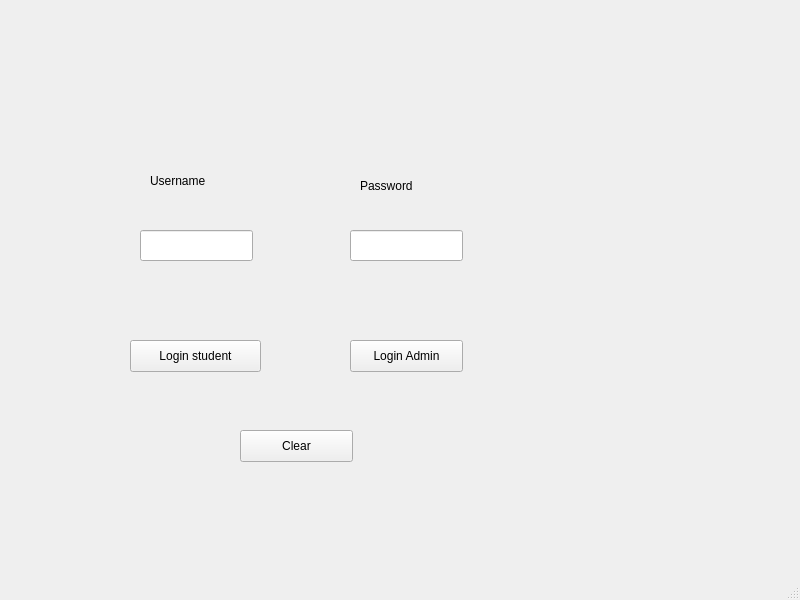
<?xml version="1.0" encoding="UTF-8"?>
<ui version="4.0">
 <class>MainWindow</class>
 <widget class="QMainWindow" name="MainWindow">
  <property name="geometry">
   <rect>
    <x>0</x>
    <y>0</y>
    <width>800</width>
    <height>600</height>
   </rect>
  </property>
  <property name="windowTitle">
   <string>MainWindow</string>
  </property>
  <widget class="QWidget" name="centralwidget">
   <widget class="QPushButton" name="btnLoginstudent">
    <property name="geometry">
     <rect>
      <x>130</x>
      <y>340</y>
      <width>131</width>
      <height>32</height>
     </rect>
    </property>
    <property name="text">
     <string>Login student</string>
    </property>
   </widget>
   <widget class="QLabel" name="label">
    <property name="geometry">
     <rect>
      <x>150</x>
      <y>170</y>
      <width>91</width>
      <height>21</height>
     </rect>
    </property>
    <property name="text">
     <string>Username </string>
    </property>
   </widget>
   <widget class="QLabel" name="label_2">
    <property name="geometry">
     <rect>
      <x>360</x>
      <y>170</y>
      <width>121</width>
      <height>31</height>
     </rect>
    </property>
    <property name="text">
     <string>Password</string>
    </property>
   </widget>
   <widget class="QLineEdit" name="passwordInput">
    <property name="geometry">
     <rect>
      <x>350</x>
      <y>230</y>
      <width>113</width>
      <height>31</height>
     </rect>
    </property>
    <property name="echoMode">
     <enum>QLineEdit::Password</enum>
    </property>
   </widget>
   <widget class="QLineEdit" name="usernameInput">
    <property name="geometry">
     <rect>
      <x>140</x>
      <y>230</y>
      <width>113</width>
      <height>31</height>
     </rect>
    </property>
   </widget>
   <widget class="QPushButton" name="btnClear">
    <property name="geometry">
     <rect>
      <x>240</x>
      <y>430</y>
      <width>113</width>
      <height>32</height>
     </rect>
    </property>
    <property name="text">
     <string>Clear</string>
    </property>
   </widget>
   <widget class="QPushButton" name="btnLoginadmin">
    <property name="geometry">
     <rect>
      <x>350</x>
      <y>340</y>
      <width>113</width>
      <height>32</height>
     </rect>
    </property>
    <property name="text">
     <string>Login Admin</string>
    </property>
   </widget>
   <widget class="QLabel" name="lblStatus">
    <property name="geometry">
     <rect>
      <x>250</x>
      <y>490</y>
      <width>211</width>
      <height>20</height>
     </rect>
    </property>
    <property name="text">
     <string/>
    </property>
   </widget>
  </widget>
  <widget class="QMenuBar" name="menubar">
   <property name="geometry">
    <rect>
     <x>0</x>
     <y>0</y>
     <width>800</width>
     <height>37</height>
    </rect>
   </property>
  </widget>
  <widget class="QStatusBar" name="statusbar"/>
 </widget>
 <resources/>
 <connections/>
</ui>
